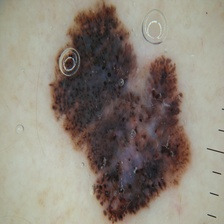
#> input picture Data/test/malignant/3.jpg, 224 x 224 px, found by its file name
$ python 01_preprocesamiento.py
#> lines starting #> are read from the running program, lines starting #| are printed output that depends on the picture
#librerías
import os
from os import listdir
import cv2
import numpy as np
import funciones as fn
import matplotlib.pyplot as plt
import joblib ### para descargar array

#############################################
##### ver ejemplo de imágenes cargadas ######
#############################################

img1 = cv2.imread('Data/train/benign/3.jpg')
#> img1 is the input picture: shape (224, 224, 3); mean B, G, R 121.2, 132.1, 140.4
img2 = cv2.imread('Data/train/malignant/2.jpg')


############################################
##### ver ejemplo de imágenes cargadas ######
#############################################

#### Cancer de piel: benigno ######
fig, axs = plt.subplots(1, 2)
axs[0].imshow(img1)
axs[0].set_title(f'Benign. Size : {img1.shape[0]}x{img1.shape[1]}')

img1_r = cv2.resize(img1 ,(100,100))
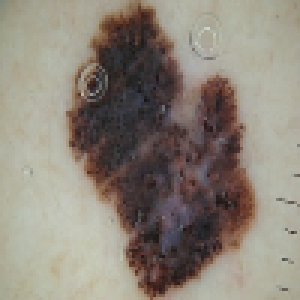
#> img1_r: shape (100, 100, 3) (shown 3 times larger); mean B, G, R 121.1, 131.9, 140.2
axs[1].imshow(img1_r)
axs[1].set_title('Benign 100x100')

plt.show()
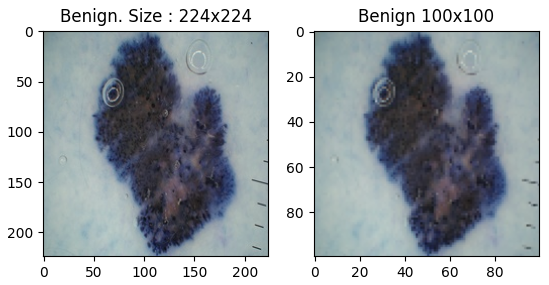
#> figure drawn by matplotlib, 2 panels; B, G, R data is drawn as R, G, B

#### Cancer de piel: maligno ######
fig, axs = plt.subplots(1, 2)
#> (the run stopped early here; a loop or call above may not have finished)

$ run again, with Data/test/malignant/1.jpg copied over Data/test/malignant/3.jpg
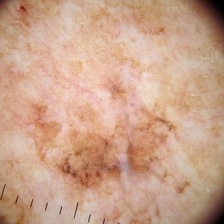
#> input picture Data/test/malignant/1.jpg, 224 x 224 px, found by its file name
#> img1 is the input picture: shape (224, 224, 3); mean B, G, R 138.3, 162, 201.9
#> `plt.show()`:
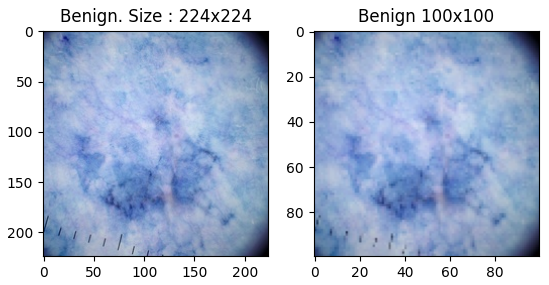
#> figure drawn by matplotlib, 2 panels; B, G, R data is drawn as R, G, B

$ run again, with Data/test/malignant/1012.jpg copied over Data/test/malignant/3.jpg
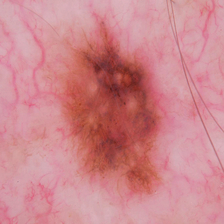
#> input picture Data/test/malignant/1012.jpg, 224 x 224 px, found by its file name
#> img1 is the input picture: shape (224, 224, 3); mean B, G, R 140.9, 134.9, 205.6
#> `plt.show()`:
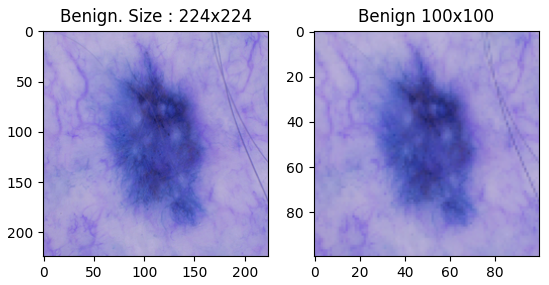
#> figure drawn by matplotlib, 2 panels; B, G, R data is drawn as R, G, B

$ run again, with Data/test/malignant/1038.jpg copied over Data/test/malignant/3.jpg
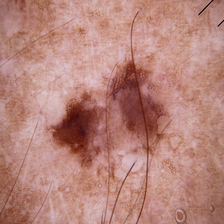
#> input picture Data/test/malignant/1038.jpg, 224 x 224 px, found by its file name
#> img1 is the input picture: shape (224, 224, 3); mean B, G, R 123.1, 132.4, 183.3
#> `img1_r = cv2.resize(img1 ,(100,100))`:
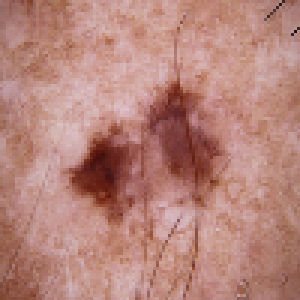
#> img1_r: shape (100, 100, 3) (shown 3 times larger); mean B, G, R 123, 132.3, 183.1
#> `plt.show()`:
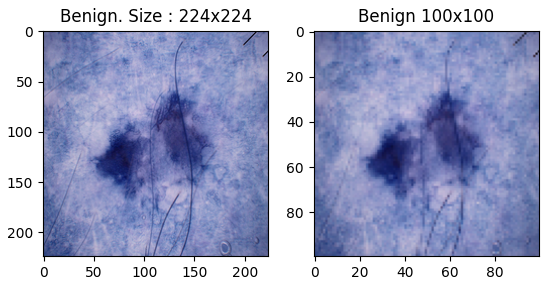
#> figure drawn by matplotlib, 2 panels; B, G, R data is drawn as R, G, B
